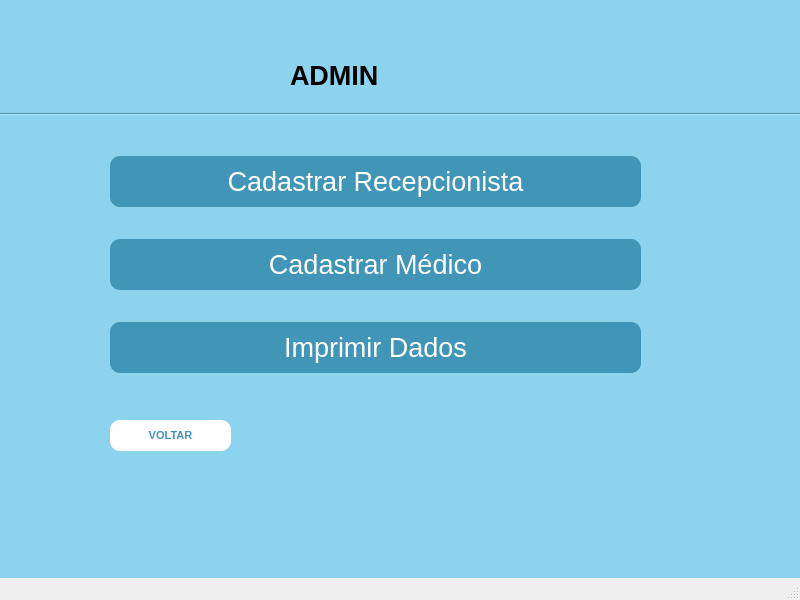
<?xml version="1.0" encoding="UTF-8"?>
<ui version="4.0">
 <class>MainWindow</class>
 <widget class="QMainWindow" name="MainWindow">
  <property name="geometry">
   <rect>
    <x>0</x>
    <y>0</y>
    <width>800</width>
    <height>600</height>
   </rect>
  </property>
  <property name="font">
   <font>
    <pointsize>10</pointsize>
   </font>
  </property>
  <property name="windowTitle">
   <string>MainWindow</string>
  </property>
  <property name="animated">
   <bool>true</bool>
  </property>
  <widget class="QWidget" name="centralwidget">
   <property name="styleSheet">
    <string notr="true">background-color: rgb(140, 211, 238);  /* Cor de fundo */</string>
   </property>
   <widget class="QLabel" name="label">
    <property name="geometry">
     <rect>
      <x>290</x>
      <y>50</y>
      <width>221</width>
      <height>51</height>
     </rect>
    </property>
    <property name="font">
     <font>
      <pointsize>20</pointsize>
      <weight>75</weight>
      <bold>true</bold>
     </font>
    </property>
    <property name="frameShape">
     <enum>QFrame::NoFrame</enum>
    </property>
    <property name="text">
     <string>ADMIN</string>
    </property>
    <property name="textFormat">
     <enum>Qt::AutoText</enum>
    </property>
    <property name="alignment">
     <set>Qt::AlignLeading|Qt::AlignLeft|Qt::AlignVCenter</set>
    </property>
   </widget>
   <widget class="QWidget" name="layoutWidget">
    <property name="geometry">
     <rect>
      <x>110</x>
      <y>130</y>
      <width>531</width>
      <height>271</height>
     </rect>
    </property>
    <layout class="QVBoxLayout" name="verticalLayout">
     <item>
      <widget class="QPushButton" name="pushButton">
       <property name="maximumSize">
        <size>
         <width>16777215</width>
         <height>16777215</height>
        </size>
       </property>
       <property name="font">
        <font>
         <pointsize>20</pointsize>
        </font>
       </property>
       <property name="styleSheet">
        <string notr="true">QPushButton {
            background-color: rgb(65, 150, 183);  /* Cor de fundo */
            color: white;  /* Cor do texto */
            border-radius: 10px;  /* Raio dos cantos */
            padding: 10px 20px;  /* Preenchimento interno */
        }
        
        QPushButton:hover {
			color: rgb(8, 113, 155);
            background-color: white;  /* Cor de fundo ao passar o mouse */
        }</string>
       </property>
       <property name="text">
        <string>Cadastrar Recepcionista</string>
       </property>
       <property name="iconSize">
        <size>
         <width>30</width>
         <height>30</height>
        </size>
       </property>
       <property name="autoDefault">
        <bool>true</bool>
       </property>
       <property name="default">
        <bool>false</bool>
       </property>
      </widget>
     </item>
     <item>
      <widget class="QPushButton" name="pushButton_2">
       <property name="font">
        <font>
         <pointsize>20</pointsize>
        </font>
       </property>
       <property name="styleSheet">
        <string notr="true">QPushButton {
            background-color: rgb(65, 150, 183);  /* Cor de fundo */
            color: white;  /* Cor do texto */
            border-radius: 10px;  /* Raio dos cantos */
            padding: 10px 20px;  /* Preenchimento interno */
        }
        
        QPushButton:hover {
			color: rgb(8, 113, 155);
            background-color: white;  /* Cor de fundo ao passar o mouse */
        }</string>
       </property>
       <property name="text">
        <string>Cadastrar Médico</string>
       </property>
       <property name="autoDefault">
        <bool>true</bool>
       </property>
       <property name="default">
        <bool>false</bool>
       </property>
      </widget>
     </item>
     <item>
      <widget class="QPushButton" name="pushButton_3">
       <property name="font">
        <font>
         <pointsize>20</pointsize>
        </font>
       </property>
       <property name="styleSheet">
        <string notr="true">QPushButton {
            background-color: rgb(65, 150, 183);  /* Cor de fundo */
            color: white;  /* Cor do texto */
            border-radius: 10px;  /* Raio dos cantos */
            padding: 10px 20px;  /* Preenchimento interno */
        }
        
        QPushButton:hover {
			color: rgb(8, 113, 155);
            background-color: white;  /* Cor de fundo ao passar o mouse */
        }</string>
       </property>
       <property name="text">
        <string>Imprimir Dados</string>
       </property>
       <property name="autoDefault">
        <bool>true</bool>
       </property>
       <property name="default">
        <bool>false</bool>
       </property>
      </widget>
     </item>
    </layout>
   </widget>
   <widget class="QPushButton" name="pushButton_4">
    <property name="geometry">
     <rect>
      <x>110</x>
      <y>420</y>
      <width>121</width>
      <height>31</height>
     </rect>
    </property>
    <property name="font">
     <font>
      <pointsize>8</pointsize>
      <weight>75</weight>
      <bold>true</bold>
     </font>
    </property>
    <property name="styleSheet">
     <string notr="true">QPushButton {
            background-color: white;  /* Cor de fundo */
            color: rgb(65, 150, 183);  /* Cor do texto */
            border-radius: 10px;  /* Raio dos cantos */
            padding: 10px 20px;  /* Preenchimento interno */
        }
        
        QPushButton:hover {
			color: white;
            background-color: rgb(8, 113, 155);  /* Cor de fundo ao passar o mouse */
        }</string>
    </property>
    <property name="text">
     <string>VOLTAR</string>
    </property>
   </widget>
   <widget class="Line" name="line">
    <property name="geometry">
     <rect>
      <x>0</x>
      <y>99</y>
      <width>801</width>
      <height>31</height>
     </rect>
    </property>
    <property name="orientation">
     <enum>Qt::Horizontal</enum>
    </property>
   </widget>
  </widget>
  <widget class="QMenuBar" name="menubar">
   <property name="geometry">
    <rect>
     <x>0</x>
     <y>0</y>
     <width>800</width>
     <height>26</height>
    </rect>
   </property>
  </widget>
  <widget class="QStatusBar" name="statusbar"/>
 </widget>
 <resources/>
 <connections/>
</ui>
